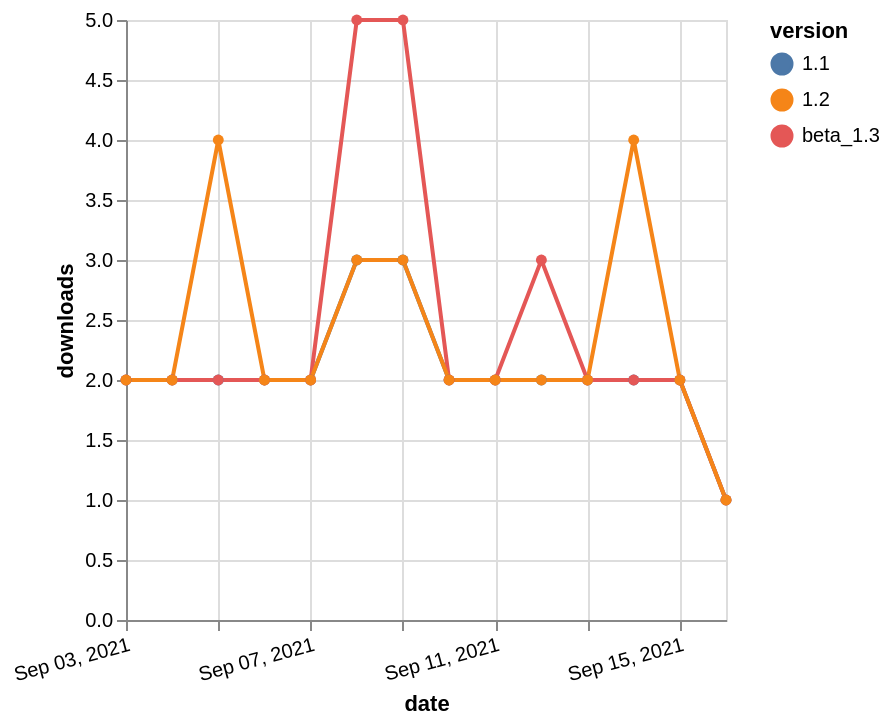

Here is the Vega-Lite specification saved for this chart:
### Vega-Lite specification from a JSON file in a GitHub repository (floating-point values rounded to 4 significant figures)
{"$schema": "https://vega.github.io/schema/vega-lite/v5.json", "description": "A simple bar chart with embedded data.", "data": {"values": [{"date": "2021-09-03", "total": 2056, "delta": 2, "version": "1.1"}, {"date": "2021-09-04", "total": 2058, "delta": 2, "version": "1.1"}, {"date": "2021-09-05", "total": 2060, "delta": 2, "version": "1.1"}, {"date": "2021-09-06", "total": 2062, "delta": 2, "version": "1.1"}, {"date": "2021-09-07", "total": 2064, "delta": 2, "version": "1.1"}, {"date": "2021-09-08", "total": 2067, "delta": 3, "version": "1.1"}, {"date": "2021-09-09", "total": 2070, "delta": 3, "version": "1.1"}, {"date": "2021-09-10", "total": 2072, "delta": 2, "version": "1.1"}, {"date": "2021-09-11", "total": 2074, "delta": 2, "version": "1.1"}, {"date": "2021-09-12", "total": 2076, "delta": 2, "version": "1.1"}, {"date": "2021-09-13", "total": 2078, "delta": 2, "version": "1.1"}, {"date": "2021-09-14", "total": 2080, "delta": 2, "version": "1.1"}, {"date": "2021-09-15", "total": 2082, "delta": 2, "version": "1.1"}, {"date": "2021-09-16", "total": 2083, "delta": 1, "version": "1.1"}, {"date": "2021-09-03", "total": 2114, "delta": 2, "version": "beta_1.3"}, {"date": "2021-09-04", "total": 2116, "delta": 2, "version": "beta_1.3"}, {"date": "2021-09-05", "total": 2118, "delta": 2, "version": "beta_1.3"}, {"date": "2021-09-06", "total": 2120, "delta": 2, "version": "beta_1.3"}, {"date": "2021-09-07", "total": 2122, "delta": 2, "version": "beta_1.3"}, {"date": "2021-09-08", "total": 2127, "delta": 5, "version": "beta_1.3"}, {"date": "2021-09-09", "total": 2132, "delta": 5, "version": "beta_1.3"}, {"date": "2021-09-10", "total": 2134, "delta": 2, "version": "beta_1.3"}, {"date": "2021-09-11", "total": 2136, "delta": 2, "version": "beta_1.3"}, {"date": "2021-09-12", "total": 2139, "delta": 3, "version": "beta_1.3"}, {"date": "2021-09-13", "total": 2141, "delta": 2, "version": "beta_1.3"}, {"date": "2021-09-14", "total": 2143, "delta": 2, "version": "beta_1.3"}, {"date": "2021-09-15", "total": 2145, "delta": 2, "version": "beta_1.3"}, {"date": "2021-09-16", "total": 2146, "delta": 1, "version": "beta_1.3"}, {"date": "2021-09-03", "total": 2080, "delta": 2, "version": "1.2"}, {"date": "2021-09-04", "total": 2082, "delta": 2, "version": "1.2"}, {"date": "2021-09-05", "total": 2086, "delta": 4, "version": "1.2"}, {"date": "2021-09-06", "total": 2088, "delta": 2, "version": "1.2"}, {"date": "2021-09-07", "total": 2090, "delta": 2, "version": "1.2"}, {"date": "2021-09-08", "total": 2093, "delta": 3, "version": "1.2"}, {"date": "2021-09-09", "total": 2096, "delta": 3, "version": "1.2"}, {"date": "2021-09-10", "total": 2098, "delta": 2, "version": "1.2"}, {"date": "2021-09-11", "total": 2100, "delta": 2, "version": "1.2"}, {"date": "2021-09-12", "total": 2102, "delta": 2, "version": "1.2"}, {"date": "2021-09-13", "total": 2104, "delta": 2, "version": "1.2"}, {"date": "2021-09-14", "total": 2108, "delta": 4, "version": "1.2"}, {"date": "2021-09-15", "total": 2110, "delta": 2, "version": "1.2"}, {"date": "2021-09-16", "total": 2111, "delta": 1, "version": "1.2"}]}, "width": "container", "mark": {"type": "line", "point": {"filled": true}}, "encoding": {"x": {"field": "date", "type": "temporal", "timeUnit": "yearmonthdate", "title": "date", "axis": {"labelAngle": -15}}, "y": {"field": "delta", "type": "quantitative", "title": "downloads"}, "color": {"field": "version", "type": "nominal"}, "tooltip": {"field": "delta"}}}
